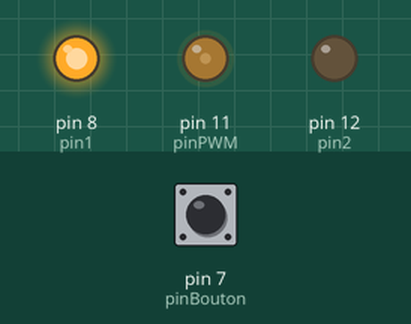
The sketch below on a simulated Arduino Uno, built with avr-gcc and run on an emulated ATmega328P. On the bench: output pins drawn as LEDs (lit = HIGH). The inputs (shaded band) are chosen by the test bench; at power-on: pin 7 (pinBouton) HIGH.

Above: at 1.2 s.
1.3 s: pin 7 (pinBouton) pulled LOW for 0.25 s
At 1.9 s:
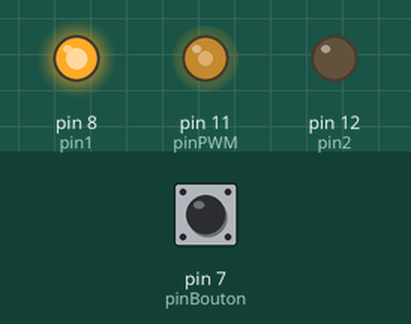
3.1 s: pin 7 (pinBouton) pulled LOW for 1 s
At 5.1 s:
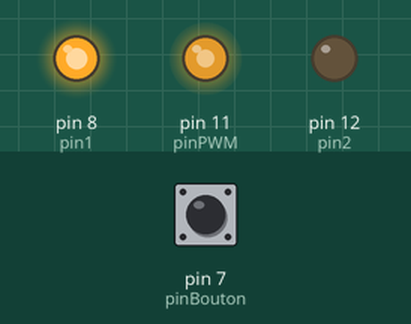
5.7 s: pin 7 (pinBouton) pulled LOW for 0.25 s
At 6.5 s:
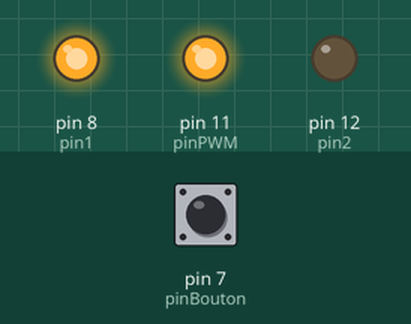
7.5 s: pin 7 (pinBouton) pulled LOW for 3.2 s
At 11.4 s:
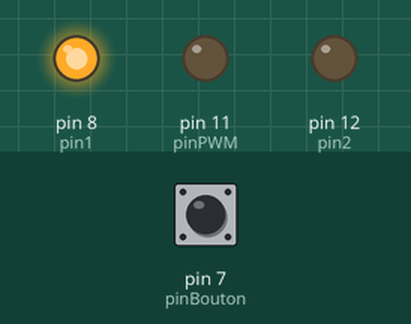
Timing chart, 0 to 12.9 s (numbered marks = the images above; inputs shaded):
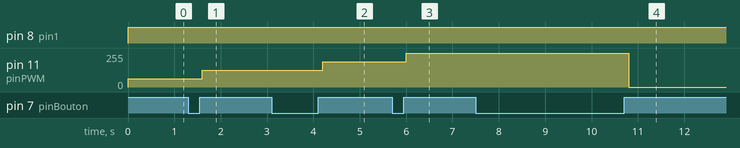

Measured:
- after the input at 1.3 s, pin 11 (pinPWM): 63/255 → 127/255 after 0.30 s
- after the input at 3.1 s, pin 11 (pinPWM): 127/255 → 191/255 after 1.1 s
- after the input at 5.7 s, pin 11 (pinPWM): 191/255 → 255/255 after 0.30 s
- after the input at 7.5 s, pin 11 (pinPWM): 255/255 → 0/255 after 3.3 s

The sketch:

Projet24.ino
```cpp
int i;
int pin1 = 8;
int pin2 = 12;
int pinPWM = 11;
int vitesse = 0;
int pinBouton = 7;
boolean etatBouton = 0;
boolean etat1 = 0;

void setup()
{
    Serial.begin(9600);
    pinMode(pinBouton, INPUT_PULLUP);
    pinMode (pin1, OUTPUT);
    pinMode (pin2, OUTPUT);
    pinMode (pinPWM, OUTPUT);
    i = 0;
}

void loop()
{
    etatBouton = digitalRead(pinBouton);

    if (!etat1 && etatBouton)
    {
        i++;
        if (i == 5)
            i = 0;

        etat1 = 1;
        vitesse = map( i, 0, 4, 0, 255);
        analogWrite(pinPWM, vitesse);
        digitalWrite(pin1, HIGH);
        digitalWrite(pin2, LOW);
    }

    else if (etat1 && !etatBouton)
        etat1 = 0;

    delay(200);
}
```
